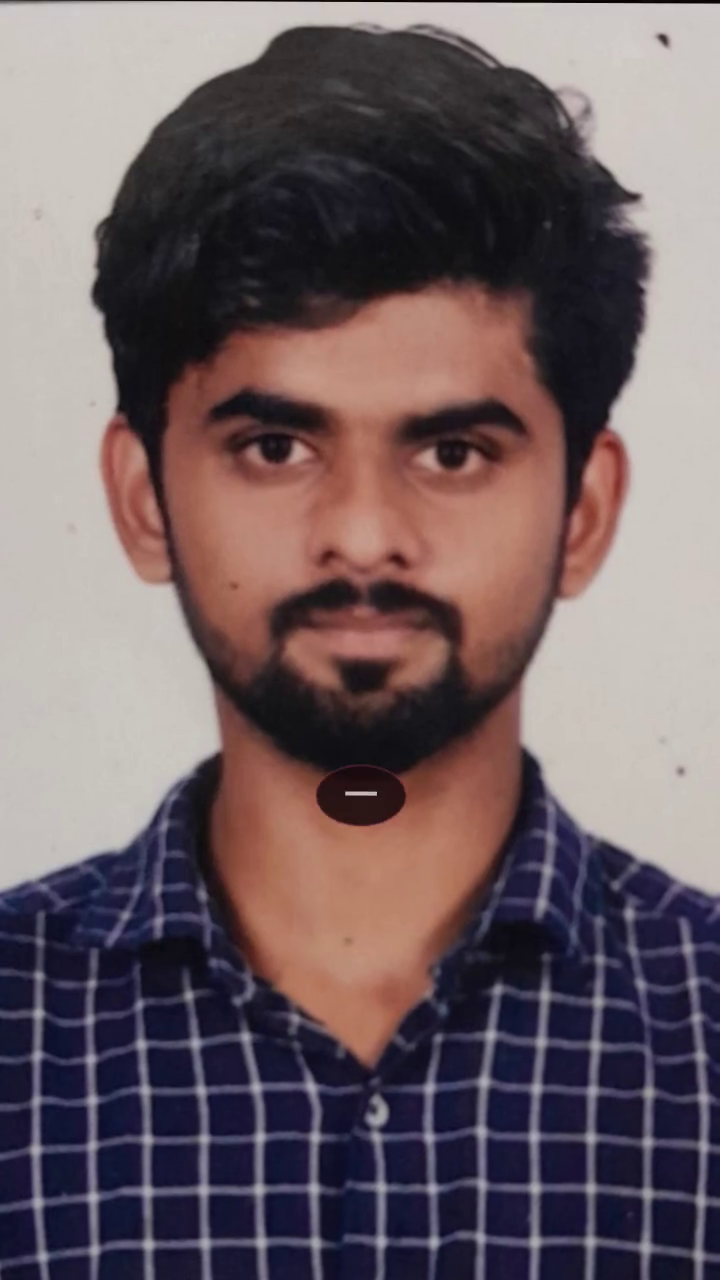
#> input picture frame 10 of public/user_talking_video.mp4, 720 x 1280 px, given in place of clip_slot_20.mp4, which was not available
$ python test_video_realistic_grade.py
#> lines starting #> are read from the running program, lines starting #| are printed output that depends on the picture
import cv2
import numpy as np
import subprocess

raw_file = "user_raw_assets/WhatsApp Video 2026-11-09 at 11.46.41.mp4" # Slot 20 source
out_test = "test_realistic_clip20.mp4"

# Render test clip with realistic grading
vf = (
    "hqdn3d=1.5:1.5:4:4,"
    "crop=ih*9/16:ih:(iw-ih*9/16)/2:(ih-ih)/2,"
    "scale=1080:1920:flags=lanczos+accurate_rnd+full_chroma_int,"
    "eq=brightness=0.03:contrast=1.05:saturation=1.14,"
    "colorbalance=rs=0.01:gs=0.00:bs=-0.02,"
    "cas=0.45,"
    "minterpolate=fps=24:mi_mode=blend"
)

cmd = [
    "ffmpeg", "-y",
    "-i", raw_file,
    "-ss", "1.0",
    "-t", "1.5",
    "-vf", vf,
    "-c:v", libx264 := "libx264",
    "-preset", "fast",
    "-tune", "fastdecode",
    "-g", "1",
    "-crf", "14",
    out_test
]
subprocess.run(cmd, check=True)
#> (this line was passed over: subprocess is not available in this run)

# Grab frame from old vibrant clip 20 vs new realistic clip 20
cap_old = cv2.VideoCapture("public/processed_reel_assets/clip_slot_20.mp4")
cap_new = cv2.VideoCapture(out_test)

cap_old.set(cv2.CAP_PROP_POS_FRAMES, 10)
_, f_old = cap_old.read()
#> f_old is the input picture: shape (1280, 720, 3); mean B, G, R 99.7, 95.4, 111
cap_new.set(cv2.CAP_PROP_POS_FRAMES, 10)
_, f_new = cap_new.read()

cap_old.release()
cap_new.release()

h, w = 960, 540
s_old = cv2.resize(f_old, (w, h))
s_new = cv2.resize(f_new, (w, h))

cv2.putText(s_old, "Current Vibrant", (20, 50), cv2.FONT_HERSHEY_SIMPLEX, 1.0, (0, 255, 255), 2)
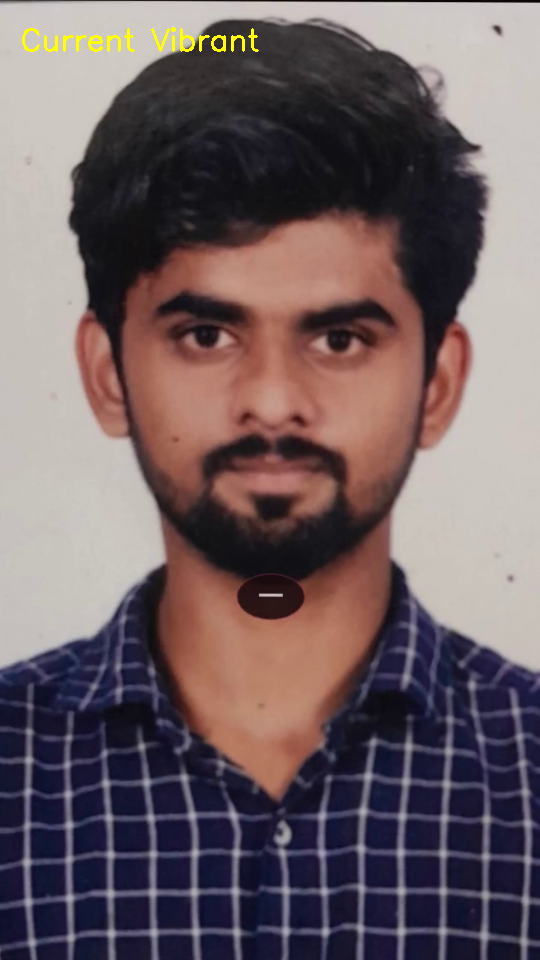
#> s_old: shape (960, 540, 3); mean B, G, R 99.2, 95.7, 111.2
cv2.putText(s_new, "Ultra Realistic", (20, 50), cv2.FONT_HERSHEY_SIMPLEX, 1.0, (0, 255, 0), 2)
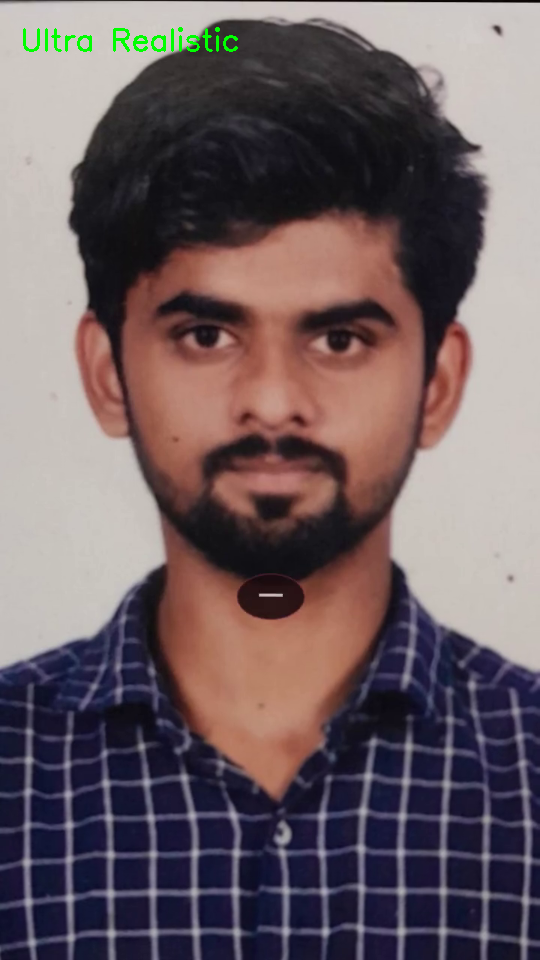
#> s_new: shape (960, 540, 3); mean B, G, R 99.2, 95.6, 110.5

comp = np.hstack([s_old, s_new])
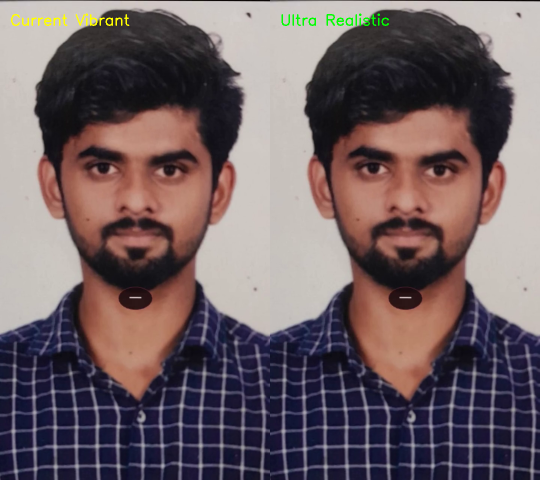
#> comp: shape (960, 1080, 3) (shown at 1/2 size); mean B, G, R 99.2, 95.7, 110.9
cv2.imwrite("C:/Users/NEHITH/.gemini/antigravity/brain/f8c38a1e-14b9-4552-bfbf-95a19bb5e595/video_clip_realistic_comparison.png", comp)
print("Saved video_clip_realistic_comparison.png!")
